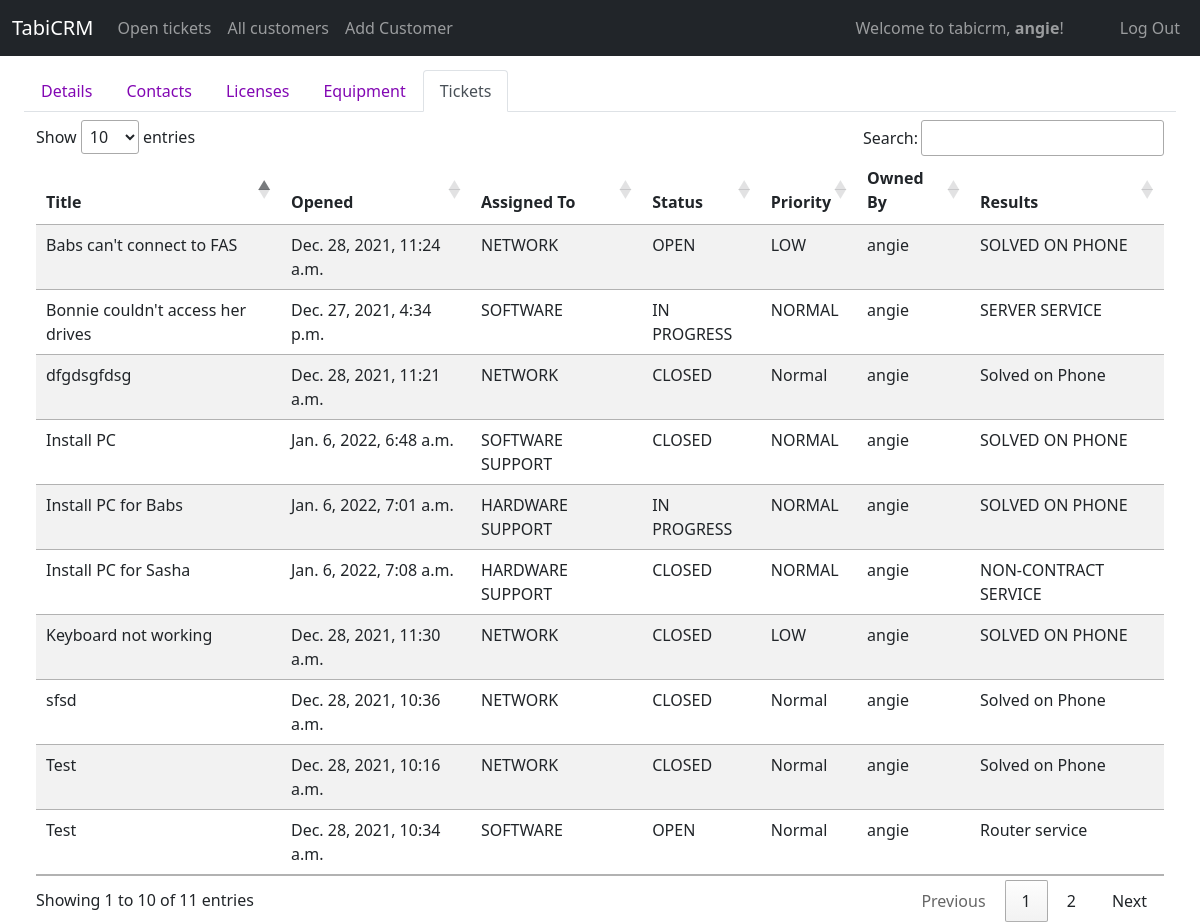
/display_tickets/1 (signed in), run on the app's committed database.
### tabicrm/models.py (models this page shows, shortened)
class User(AbstractUser):
    id = models.AutoField(primary_key=True)
    role = models.CharField(max_length=64)
    title = models.CharField(max_length=64, null=True, blank=True)
    department = models.CharField(max_length=64, null=True, blank=True)
    extension = models.CharField(max_length=64, null=True, blank=True)
    cellphone = models.CharField(max_length=64, null=True, blank=True)
    street = models.CharField(max_length=64, null=True, blank=True)
    city = models.CharField(max_length=64, null=True, blank=True)
    state = models.CharField(max_length=64, null=True, blank=True)
    zip = models.CharField(max_length=64, null=True, blank=True)
    country = models.CharField(max_length=64, null=True, blank=True)

class Ticket(models.Model):
    OPEN='OPEN'
    IN_PROGRESS='IN PROGRESS'
    WAITING_ON_CUSTOMER = 'WAITING ON CUSTOMER'
    CLOSED = 'CLOSED'
    LOW = 'LOW'
    NORMAL = 'NORMAL'
    HIGH = 'HIGH'
    URGENT = 'URGENT'
    SOLVED_ON_PHONE = 'SOLVED ON PHONE'
    SERVER_SERVICE = 'SERVER SERVICE'
    ROUTER_SERVICE = 'ROUTER SERVICE'
    CONTRACT_SERVICE = 'CONTRACT SERVICE'
    NON_CONTRACT_SERVICE = 'NON-CONTRACT SERVICE'
    NETWORK_SUPPORT_TEAM = "NETWORK SUPPORT"
    SOFTWARE_SUPPORT_TEAM = "SOFTWARE SUPPORT"
    SERVER_SUPPORT_TEAM = "SERVER SUPPORT"
    HARDWARE_SUPPORT_TEAM = "HARDWARE SUPPORT"
    SALES_TEAM = "SALES"
    DEVELOPMENT_TEAM = "DEVELOPMENT"
    STATUS_CHOICES = [
        (OPEN, 'OPEN'),
        (IN_PROGRESS, 'IN PROGRESS'),
        (WAITING_ON_CUSTOMER, 'WAITING ON CUSTOMER'),
        (CLOSED, 'CLOSED')
    ]
    PRIORITY_CHOICES = [
        (LOW, 'LOW'),
        (NORMAL, 'NORMAL'),
        (HIGH, 'HIGH'),
        (URGENT, 'URGENT')
    ]
    RESULTS_CHOICES = [
        (SOLVED_ON_PHONE, 'SOLVED ON PHONE'),
        (SERVER_SERVICE, 'SERVER SERVICE'),
        (ROUTER_SERVICE, 'ROUTER SERVICE'),
        (CONTRACT_SERVICE, 'CONTRACT SERVICE'),
        (NON_CONTRACT_SERVICE, 'NON-CONTRACT SERVICE')
    ]
    TEAM_CHOICES = [
        (NETWORK_SUPPORT_TEAM, "NETWORK SUPPORT"),
        (SOFTWARE_SUPPORT_TEAM, "SOFTWARE SUPPORT"),
        (SERVER_SUPPORT_TEAM, "SERVER SUPPORT"),
        (HARDWARE_SUPPORT_TEAM, "HARDWARE SUPPORT"),
        (SALES_TEAM, "SALES"),
        (DEVELOPMENT_TEAM, "DEVELOPMENT")
    ]
    id = models.AutoField(primary_key=True)
    customer = models.ForeignKey(Customer, on_delete=CASCADE, related_name="customer_ticket")
    assigned_to = models.CharField(max_length=255, choices=TEAM_CHOICES, default=SOFTWARE_SUPPORT_TEAM)
    owned_by = models.ForeignKey(User, on_delete=SET_NULL, related_name="ticket_ownedby", blank=True, null=True)
    title = models.CharField(max_length=255)
    status =  models.CharField(max_length=255, choices=STATUS_CHOICES, default=OPEN)
    priority = models.CharField(max_length=255, choices=PRIORITY_CHOICES, default=NORMAL)
    results = models.CharField(max_length=255, choices=RESULTS_CHOICES, default=SOLVED_ON_PHONE)
    description = models.TextField(blank=True, null=True)
    solution = models.TextField(blank=True, null=True)
    added_by = models.ForeignKey(User, on_delete=SET_NULL, related_name="ticket_addedby", blank=True, null=True)
    updated_by = models.ForeignKey(User, on_delete=SET_NULL, related_name="ticket_updatedon", blank=True, null=True)
    created_on = models.DateTimeField(auto_now_add=True)
    updated_on = models.DateTimeField(auto_now=True)

### tabicrm/views/ticket.py (the view)
# urls.py: path("display_tickets/<int:customerId>", views.display_tickets, name="display_tickets"),
@login_required
def display_tickets(request, customerId):
    customer = Customer.objects.get(id = customerId)
    tickets = Ticket.objects.filter(customer = customer)
    return render(request,"tabicrm/full_forms/display_tickets.html", {"tickets": tickets, 'customer': customer, 'cust_tickets': True })

### tabicrm/templates/tabicrm/full_forms/display_tickets.html
{% extends "tabicrm/layout.html" %}
{% load static %}
{% load humanize %}
{% block body %}
<div class="container-fluid mt-2">
    {% include 'tabicrm/partials/customer_nav.html' %}
    <div class="container-fluid mt-2">
        <table class="table table-striped table-responsive" id="ticketsTable">
            <thead class="thead-dark">
                <tr>
                    <th scope="col">Title</th>
                    <th scope="col">Opened</th>
                    <th scope="col">Assigned To</th>
                    <th scope="col">Status</th>
                    <th scope="col">Priority</th>
                    <th scope="col">Owned By</th>
                    <th scope="col">Results</th>
                </tr>
            </thead>
            <tbody>
                {% for ticket in tickets %}
                <tr class="select-customer" onclick="viewSingleTicketForm('{{ticket.id}}')">
                    <td>{{ticket.title}}</td>
                    <td>{{ticket.created_on}}</td>
                    <td>{{ticket.assigned_to}}</td>
                    <td>{{ticket.status}}</td>
                    <td>{{ticket.priority}}</td>
                    <td>{% if ticket.owned_by %}{{ticket.owned_by}}{% endif %}</td>
                    <td>{{ticket.results}}</td>
                </tr>
                {% endfor%}
            </tbody>
        </table>
    </div>
</div>
{% endblock %}

### tabicrm/templates/tabicrm/layout.html (shortened to what this page needs)
{% load static %}
<!DOCTYPE html>
<html lang="en">
<head>
    <link href="https://cdn.jsdelivr.net/npm/bootstrap@5.1.3/dist/css/bootstrap.min.css" rel="stylesheet"
>
    <link rel="stylesheet"
        href="https://maxst.icons8.com/vue-static/landings/line-awesome/line-awesome/1.3.0/css/line-awesome.min.css">
    <link href="{% static 'tabicrm/styles.css' %}" rel="stylesheet">
    <link rel="stylesheet" href="https://cdn.datatables.net/1.11.3/css/jquery.dataTables.min.css">
</head>
<body>
    <nav class="navbar navbar-expand-xl navbar-dark bg-dark mb-5 fixed-top">
        <div class="container-fluid">
            <a class="navbar-brand" href="{% url 'index' %}">TabiCRM</a>
            <div class="collapse navbar-collapse" id="navbarText">
                <ul class="navbar-nav me-auto mb-2 mb-lg-0">
                    {% if user.is_authenticated %}
                    <li class="nav-item">
                        <a class="nav-link {% if navopen_tickets %}active{% endif %}" href="{% url 'index' %}">Open
                            tickets</a>
                    </li>
                    <li class="nav-item">
                        <a class="nav-link {% if navall_customers %}active{% endif %}"
                            href="{% url 'all_customers' %}">All customers</a>
                    </li>
                    <li class="nav-item">
                        <a class="nav-link {% if navadd_customer %}active{% endif %}"
                            href="{% url 'add_customer' %}">Add Customer</a>
                    </li>
                    {% endif %}
                </ul>
                <span class="navbar-text me-5">
                    {% if user.is_authenticated %}
                    Welcome to tabicrm, <strong>{{ user.username }}</strong>!
                    {% endif %}
                </span>
                <ul class="navbar-nav  mb-2 mb-lg-0">
                    {% if user.is_authenticated %}
                    <li class="nav-item">
                        <a class="nav-link" href="{% url 'logout' %}">Log Out</a>
                    </li>
                    {% else %}
                    <li class="nav-item">
                        <a class="nav-link {% if navlogin %}active{% endif %}" href="{% url 'login' %}">Log In</a>
                    </li>
                    {% endif %}
                </ul>
            </div>
        </div>
    </nav>
    <div class="container-fluid">
        {% block body %}
        {% endblock %}
    </div>
</body>
</html>

### tabicrm/static/tabicrm/styles.css (style rules this page uses)
a { text-decoration: none; }
body { margin-top: 70px; }

### data on the page
User: username "angie"
Ticket: title "Bonnie couldn't access her drives", created_on "Dec. 27, 2021, 4:34 p.m.", assigned_to "SOFTWARE", status "IN PROGRESS", priority "NORMAL", owned_by "angie", results "SERVER SERVICE"
Ticket: title "Test", created_on "Dec. 28, 2021, 10:16 a.m.", assigned_to "NETWORK", status "CLOSED", priority "Normal", owned_by "angie", results "Solved on Phone"
Ticket: title "Test", created_on "Dec. 28, 2021, 10:34 a.m.", assigned_to "SOFTWARE", status "OPEN", priority "Normal", owned_by "angie", results "Router service"
Ticket: title "sfsd", created_on "Dec. 28, 2021, 10:36 a.m.", assigned_to "NETWORK", status "CLOSED", priority "Normal", owned_by "angie", results "Solved on Phone"
Ticket: title "dfgdsgfdsg", created_on "Dec. 28, 2021, 11:21 a.m.", assigned_to "NETWORK", status "CLOSED", priority "Normal", owned_by "angie", results "Solved on Phone"
Ticket: title "Babs can't connect to FAS", created_on "Dec. 28, 2021, 11:24 a.m.", assigned_to "NETWORK", status "OPEN", priority "LOW", owned_by "angie", results "SOLVED ON PHONE"
Ticket: title "Keyboard not working", created_on "Dec. 28, 2021, 11:30 a.m.", assigned_to "NETWORK", status "CLOSED", priority "LOW", owned_by "angie", results "SOLVED ON PHONE"
Ticket: title "Install PC", created_on "Jan. 6, 2022, 6:48 a.m.", assigned_to "SOFTWARE SUPPORT", status "CLOSED", priority "NORMAL", owned_by "angie", results "SOLVED ON PHONE"
Ticket: title "Install PC for Babs", created_on "Jan. 6, 2022, 7:01 a.m.", assigned_to "HARDWARE SUPPORT", status "IN PROGRESS", priority "NORMAL", owned_by "angie", results "SOLVED ON PHONE"
Ticket: title "Install PC for Sasha", created_on "Jan. 6, 2022, 7:08 a.m.", assigned_to "HARDWARE SUPPORT", status "CLOSED", priority "NORMAL", owned_by "angie", results "NON-CONTRACT SERVICE"
